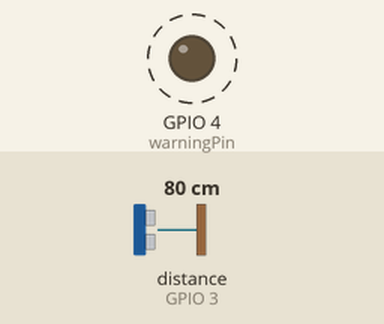
Recording of a program running on a simulated Raspberry Pi (BCM pin numbers). Parts: output pins drawn as LEDs (lit = HIGH). Dashed ring = blinking. The inputs (shaded band) are chosen by the test bench; at power-on: distance to the obstacle (sensor on GPIO 3) 80 cm. The echo pulse lasts 58.3 µs per cm; the clock reads 2024-03-15 10:24:30 at power-on unless the program sets it; pins used as bus, display or sensor lines are not drawn; what the program prints to the terminal is not drawn.

Above: at 1.2 s.
1.3 s: distance to the obstacle (sensor on GPIO 3) set to 2 cm
At 2.3 s:
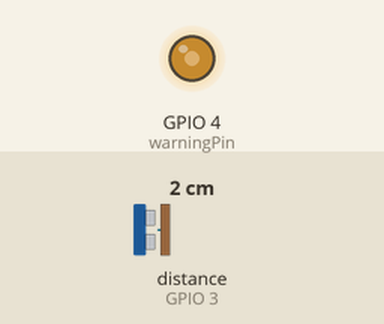
Timing chart, 0 to 4.3 s (numbered marks = the images above; inputs shaded):
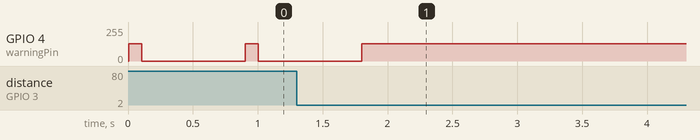

Measured:
- after the input at 1.3 s, GPIO 4 (warningPin): goes on until 1.8 s, then stays 128/255
- by itself, GPIO 4 (warningPin): alternates 128/255 for 0.10 s and 0/255 for 0.80 s

The program:

ultraTest2.py
```python
import RPi.GPIO as GPIO
import time

def measure():
	GPIO.output(triggerPin, True)
	time.sleep(0.00001) #10us
	GPIO.output(triggerPin, False)

	while GPIO.input(echoPin) == False:
		start = time.time() # echo High
	while GPIO.input(echoPin) == True:
		stop = time.time() #echo Low
	elapsed = stop - start
	distance = (elapsed * 34000) / 2 # cm/us
	return distance

triggerPin = 2 #trigger
echoPin = 3 # echo
warningPin = 4 #경고핀

GPIO.setmode(GPIO.BCM)
GPIO.setup(triggerPin, GPIO.OUT)
GPIO.setup(echoPin, GPIO.IN)
GPIO.setup(warningPin, GPIO.OUT)
s = GPIO.PWM(warningPin, 1000)
try:
	while True:
		distance = measure()
		print("Distance : %.2f cm" %distance)
		if distance < 5:
			s.start(50)

		elif distance < 100:
			s.stop()
			s.start(50)
			sTime = distance * 0.1/10
			time.sleep(0.1)
			s.stop()
			time.sleep(sTime)
		else:
			s.stop()
except KeyboardInterrupt:
	GPIO.cleanup()
```
